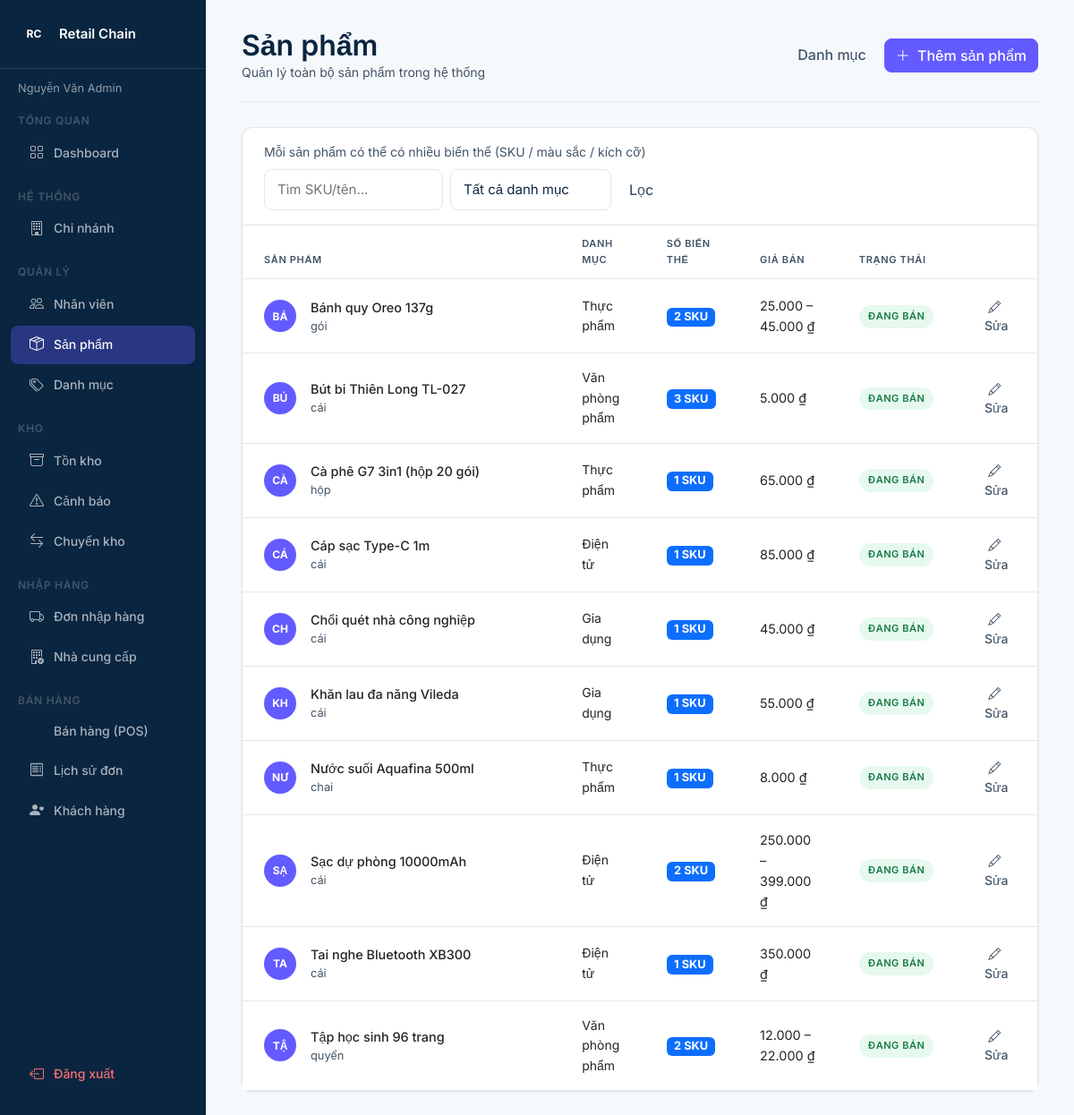
/public/product/index (signed in), run on the app's committed database.
### tables this page shows
CREATE TABLE products (
    product_id   INT UNSIGNED      AUTO_INCREMENT PRIMARY KEY,
    category_id  INT UNSIGNED      NOT NULL,
    name         VARCHAR(200)      NOT NULL,
    sku          VARCHAR(50)       NOT NULL UNIQUE COMMENT 'Mã sản phẩm nội bộ',
    barcode      VARCHAR(50)       UNIQUE        COMMENT 'Mã vạch EAN/UPC',
    unit         VARCHAR(30)       DEFAULT 'cái' COMMENT 'Đơn vị tính',
    sell_price   DECIMAL(15,2)     NOT NULL DEFAULT 0,
    import_price DECIMAL(15,2)     NOT NULL DEFAULT 0,
    description  TEXT,
    image        VARCHAR(255),
    status       ENUM('active','inactive') DEFAULT 'active',
    created_at   TIMESTAMP         DEFAULT CURRENT_TIMESTAMP,
    CONSTRAINT fk_product_category FOREIGN KEY (category_id) REFERENCES categories(category_id)
);

CREATE TABLE categories (
    category_id INT UNSIGNED  AUTO_INCREMENT PRIMARY KEY,
    name        VARCHAR(100)  NOT NULL,
    description TEXT,
    created_at  TIMESTAMP     DEFAULT CURRENT_TIMESTAMP
);

### core/Controller.php (called while the page is built, shortened)
<?php
class Controller
{
    protected function view(string $path, array $data = []): void
    {
        extract($data, EXTR_SKIP);
        require_once APP_ROOT . '/app/Views/layouts/header.php';
        require_once APP_ROOT . '/app/Views/' . $path . '.php';
        require_once APP_ROOT . '/app/Views/layouts/footer.php';
    }
}

### app/Controllers/ProductController.php (called while the page is built, shortened)
<?php
require_once APP_ROOT . '/app/Models/Product.php';
class ProductController extends Controller
{
    public function index(): void
    {
        $product   = new Product();
        $this->view('products/index', [
            'products'   => $product->getAll($_GET['kw'] ?? '', (int) ($_GET['cat'] ?? 0) ?: null),
            'categories' => $product->getAllCategories(),
            'kw'         => $_GET['kw'] ?? '',
            'cat'        => (int) ($_GET['cat'] ?? 0),
        ]);
    }
}

### core/App.php (called while the page is built, shortened)
<?php
class App
{
    public function __construct()
    {
        $url   = trim($_GET['url'] ?? 'auth/login', '/');
        $parts = $url !== '' ? explode('/', $url) : ['auth', 'login'];
        $method         = $parts[1] ?? 'index';
        $param          = $parts[2] ?? null;
        $ctrl = new $controllerName();
        $ctrl->$method($param);
    }
}

### public/index.php (called while the page is built, shortened)
<?php
require_once APP_ROOT . '/config/database.php';
require_once APP_ROOT . '/core/Database.php';
require_once APP_ROOT . '/core/Controller.php';
require_once APP_ROOT . '/core/App.php';
new App();

### app/Models/Product.php (called while the page is built, shortened)
<?php
require_once APP_ROOT . '/core/Database.php';
class Product
{
    private PDO $db;
    public function __construct()
    {
        $this->db = Database::getInstance();
    }
    public function getAll(string $kw = '', ?int $catId = null): array
    {
        $sql = "SELECT p.product_id, p.name, p.unit, p.description, p.image, p.status,
                       c.name AS category_name, p.category_id,
                       COUNT(pv.variant_id) AS variant_count,
                       MIN(pv.sell_price) AS min_price,
                       MAX(pv.sell_price) AS max_price
                FROM products p
                JOIN categories c ON c.category_id = p.category_id
                LEFT JOIN product_variants pv ON pv.product_id = p.product_id
                WHERE 1=1";
        $params = [];
        $sql .= ' GROUP BY p.product_id ORDER BY p.name LIMIT 500';
        $stmt = $this->db->prepare($sql);
        $stmt->execute($params);
        return $stmt->fetchAll();
    }
}

### core/Database.php (called while the page is built, shortened)
<?php
class Database
{
    private static ?PDO $instance = null;
    public static function getInstance(): PDO
    {
        $dsn = 'mysql:host=' . DB_HOST . ';dbname=' . DB_NAME . ';charset=utf8mb4';
        self::$instance = new PDO($dsn, DB_USER, DB_PASS, [
            PDO::ATTR_ERRMODE            => PDO::ERRMODE_EXCEPTION,
            PDO::ATTR_DEFAULT_FETCH_MODE => PDO::FETCH_ASSOC,
            PDO::ATTR_EMULATE_PREPARES   => false,
        ]);
        return self::$instance;
    }
}

### app/Views/products/index.php (the view, shortened to what this page needs)
<div class="stripe-page-header">
    <div>
        <h1 class="h1 mb-0">Sản phẩm</h1>
        <p class="subtext mb-0">Quản lý toàn bộ sản phẩm trong hệ thống</p>
    </div>
    <div class="stripe-page-header-actions">
        <a href="<?= BASE_URL ?>/product/categories" class="btn btn-ghost">Danh mục</a>
        <a href="<?= BASE_URL ?>/product/create" class="btn btn-primary"><i class="bi bi-plus-lg me-1"></i> Thêm sản phẩm</a>
    </div>
</div>
<div class="stripe-card p-0">
    <div class="d-flex align-items-center justify-content-between px-4 py-3 border-bottom flex-wrap gap-2">
        <p class="subtext mb-0">Mỗi sản phẩm có thể có nhiều biến thể (SKU / màu sắc / kích cỡ)</p>
        <form class="d-flex gap-2 flex-wrap" method="get" action="<?= BASE_URL ?>/product/index">
            <input type="text" name="kw" class="stripe-input" placeholder="Tìm SKU/tên..." value="<?= htmlspecialchars($kw ?? '') ?>" style="width:200px">
            <select name="cat" class="form-select stripe-input" style="width:180px">
                <option value="0">Tất cả danh mục</option>
            </select>
            <button type="submit" class="btn btn-ghost">Lọc</button>
        </form>
    </div>
    <table class="table stripe-table mb-0">
        <thead>
            <tr>
                <th style="width:40%">Sản phẩm</th>
                <th>Danh mục</th>
                <th>Số biến thể</th>
                <th>Giá bán</th>
                <th>Trạng thái</th>
                <th></th>
            </tr>
        </thead>
        <tbody>
            <?php foreach ($products as $p): ?>
            <tr>
                <td>
                    <div class="d-flex align-items-center gap-3">
                        <?php if (!empty($p['image'])): ?>
                            <img src="<?= BASE_URL ?>/<?= htmlspecialchars($p['image']) ?>"
                                 style="width:40px;height:40px;object-fit:cover;border-radius:var(--radius-sm);border:1px solid var(--border)">
                        <?php else: ?>
                            <div class="stripe-avatar"><?= mb_strtoupper(mb_substr($p['name'], 0, 2)) ?></div>
                        <?php endif; ?>
                        <div>
                            <div class="fw-500"><?= htmlspecialchars($p['name']) ?></div>
                            <div class="subtext" style="font-size:.8rem">
                                <?= htmlspecialchars($p['unit'] ?? 'cái') ?>
                            </div>
                        </div>
                    </div>
                </td>
                <td class="subtext"><?= htmlspecialchars($p['category_name']) ?></td>
                <td>
                    <span class="badge bg-primary" style="font-size:.8rem"><?= (int) $p['variant_count'] ?> SKU</span>
                </td>
                <td>
                    <?php
                        $min = (float) ($p['min_price'] ?? 0);
                        $max = (float) ($p['max_price'] ?? 0);
                        if ($min === $max) {
                            echo number_format($min, 0, ',', '.') . ' ₫';
                        } else {
                            echo number_format($min, 0, ',', '.') . ' – ' . number_format($max, 0, ',', '.') . ' ₫';
                        }
                    ?>
                </td>
                <td>
                    <span class="stripe-badge <?= $p['status'] === 'active' ? 'stripe-badge-success' : 'stripe-badge-muted' ?>">
                        <?= $p['status'] === 'active' ? 'Đang bán' : 'Ẩn' ?>
                    </span>
                </td>
                <td class="text-end">
                    <a href="<?= BASE_URL ?>/product/edit/<?= (int) $p['product_id'] ?>" class="btn btn-ghost btn-sm">
                        <i class="bi bi-pencil me-1"></i>Sửa
                    </a>
                </td>
            </tr>
            <?php endforeach; ?>
        </tbody>
    </table>
</div>

### public/css/style.css (style rules this page uses)
:root { --color-primary: #0A2540; --color-accent: #635BFF; --color-secondary: #425466; --color-neutral: #F6F9FC; --color-surface: #FFFFFF; --color-border: #E3E8EF; --color-text: #0A2540; --color-subtext: #425466; --color-success: #27AE60; --color-warning: #F39C12; --color-danger: #E74C3C; --color-info: #635BFF; --radius-sm: 6px; --radius-md: 8px; --radius-lg: 12px; --radius-pill: 999px; --shadow-card: 0 1px 3px rgba(10, 37, 64, 0.08), 0 1px 2px rgba(10, 37, 64, 0.05); --shadow-md: 0 4px 12px rgba(10, 37, 64, 0.1); }
body { background: var(--color-neutral); color: var(--color-text); font-family: 'Inter', sans-serif; }
a { color: var(--color-accent); text-decoration: none; }
h1, .h1 { font-size: 2rem; font-weight: 600; color: var(--color-primary); }
body, .body { font-size: 0.9375rem; font-weight: 400; line-height: 1.6; }
.subtext { font-size: 0.875rem; color: var(--color-secondary); }
.fw-500 { font-weight: 500; }
.btn { box-shadow: none !important; transition: all 0.15s ease; }
.btn-primary { background: var(--color-accent); border-color: var(--color-accent); color: #fff; border-radius: var(--radius-md); font-weight: 500; }
.btn-ghost { background: transparent; border: none; color: var(--color-secondary); border-radius: var(--radius-md); font-weight: 500; }
.stripe-input { border: 1px solid var(--color-border); border-radius: var(--radius-md); padding: 0.625rem 0.875rem; font-size: 0.9375rem; color: var(--color-text); background: var(--color-surface); transition: border-color 0.15s, box-shadow 0.15s; }
.form-control.stripe-input, .form-select.stripe-input { border: 1px solid var(--color-border); }
.stripe-badge { display: inline-flex; align-items: center; font-size: 0.6875rem; font-weight: 600; letter-spacing: 0.05em; text-transform: uppercase; padding: 0.25rem 0.625rem; border-radius: var(--radius-pill); white-space: nowrap; }
.stripe-badge-success { background: #E6F9EF; color: #1a7a46; }
.stripe-card { background: var(--color-surface); border: 1px solid var(--color-border); border-radius: var(--radius-lg); padding: 1.25rem 1.5rem; box-shadow: var(--shadow-card); }
.stripe-table { font-size: 0.9rem; border-collapse: collapse; }
.stripe-table thead th { font-size: 0.6875rem; font-weight: 600; letter-spacing: 0.06em; text-transform: uppercase; color: var(--color-secondary); border-bottom: 1px solid var(--color-border); padding: 0.75rem 1.5rem; background: transparent; }
.stripe-table tbody td { padding: 1rem 1.5rem; border-bottom: 1px solid var(--color-border); vertical-align: middle; }
.stripe-table tbody tr:last-child td { border-bottom: none; }
.stripe-avatar { width: 36px; height: 36px; border-radius: 50%; background: var(--color-accent); color: #fff; font-size: 0.75rem; font-weight: 700; display: flex; align-items: center; justify-content: center; flex-shrink: 0; }
.stripe-page-header { display: flex; align-items: center; justify-content: space-between; margin-bottom: 1.75rem; padding-bottom: 1.25rem; border-bottom: 1px solid var(--color-border); flex-wrap: wrap; gap: 1rem; }
.stripe-page-header-actions { display: flex; gap: 0.5rem; flex-wrap: wrap; }

### data on the page
products: name "BÁ", name "Bánh quy Oreo 137g", unit "gói", category.name "Thực phẩm", variant_count "2", min "25.000", max "45.000", status "ĐANG BÁN"
products: name "BÚ", name "Bút bi Thiên Long TL-027", unit "cái", category.name "Văn phòng phẩm", variant_count "3", min "5.000", status "ĐANG BÁN"
products: name "CÀ", name "Cà phê G7 3in1 (hộp 20 gói)", unit "hộp", category.name "Thực phẩm", variant_count "1", min "65.000", status "ĐANG BÁN"
products: name "CÁ", name "Cáp sạc Type-C 1m", unit "cái", category.name "Điện tử", variant_count "1", min "85.000", status "ĐANG BÁN"
products: name "CH", name "Chổi quét nhà công nghiệp", unit "cái", category.name "Gia dụng", variant_count "1", min "45.000", status "ĐANG BÁN"
products: name "KH", name "Khăn lau đa năng Vileda", unit "cái", category.name "Gia dụng", variant_count "1", min "55.000", status "ĐANG BÁN"
products: name "NƯ", name "Nước suối Aquafina 500ml", unit "chai", category.name "Thực phẩm", variant_count "1", min "8.000", status "ĐANG BÁN"
products: name "SẠ", name "Sạc dự phòng 10000mAh", unit "cái", category.name "Điện tử", variant_count "2", min "250.000", max "399.000", status "ĐANG BÁN"
products: name "TA", name "Tai nghe Bluetooth XB300", unit "cái", category.name "Điện tử", variant_count "1", min "350.000", status "ĐANG BÁN"
products: name "TẬ", name "Tập học sinh 96 trang", unit "quyển", category.name "Văn phòng phẩm", variant_count "2", min "12.000", max "22.000", status "ĐANG BÁN"

### other printed values
$_SESSION['full_name'] "Nguyễn Văn Admin"
